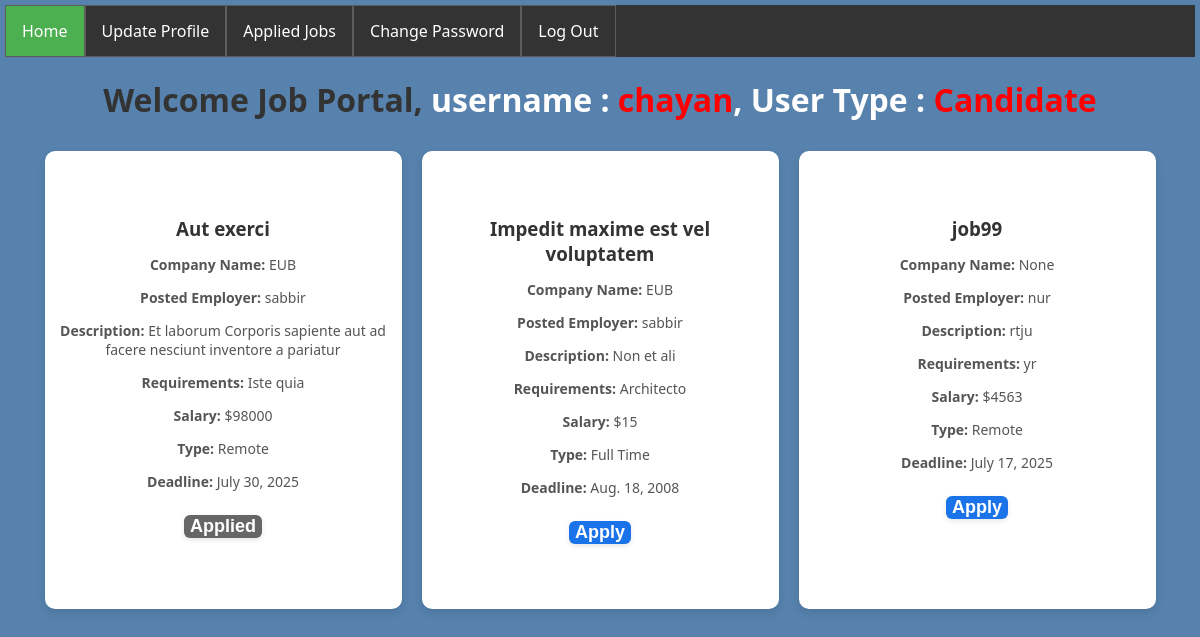
Before: / (signed in) with the older database file.
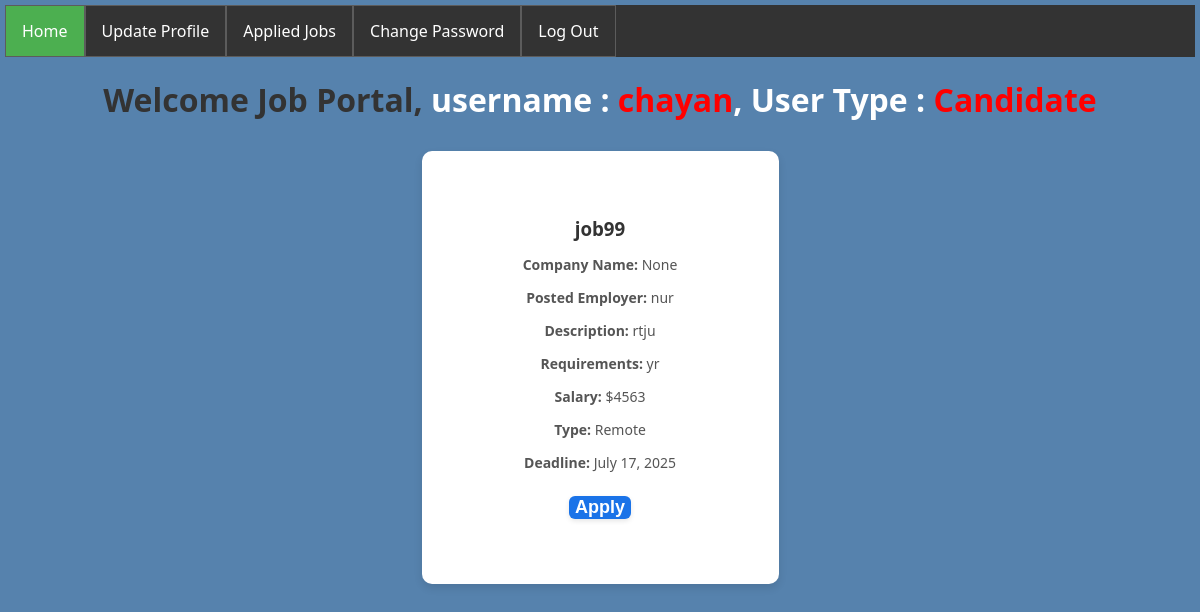
After: the same page with the newer database file.
### users_auth_app/models.py (models this page shows)
class customUserModel(AbstractUser):
    USERTYPE = [
        ('Admin','Admin'),
        ('Employer','Employer'),
        ('Candidate','Candidate')
    ]
    phone = models.CharField(max_length = 100, null = True)
    userTypes = models.CharField(choices = USERTYPE, max_length = 100, null = True)

### employer_app/models.py (models this page shows)
class jobModel(models.Model):
    employer = models.ForeignKey(employerProfileModel, on_delete = models.CASCADE, null = True)
    title = models.CharField(max_length = 100, null = True)
    description = models.TextField(null = True)
    requirements = models.TextField(null = True)
    salary = models.IntegerField(null = True)
    TYPE = [
        ('FullTime','Full Time'),
        ('Remote','Remote'),
        ('Internship','Internship')
    ]
    jobType = models.CharField(choices = TYPE, max_length = 100, null = True)
    deadline = models.DateField(null = True)
    postedDate = models.DateTimeField(auto_now_add = True, null = True)

class employerProfileModel(models.Model):
    employerUser = models.OneToOneField(customUserModel, on_delete = models.CASCADE, null = True)
    companyName = models.CharField(max_length = 100, null = True)
    aboutConpany = models.TextField(null = True)
    conpanyLogo = models.ImageField(upload_to='static/img/logo', null = True)
    location = models.TextField(null = True)

### users_auth_app/views.py (the view)
# urls.py: path('', index, name='index'),
@login_required(login_url='logIn')
def index(req):
    all_jobs = jobModel.objects.all()
    if req.user.is_authenticated:
        if req.user.userTypes == 'Candidate':
            if candidateProfileModel.objects.filter(candidateUser=req.user):
                candidate = candidateProfileModel.objects.get(candidateUser=req.user)
                jobs_with_status = []
                for job in all_jobs:
                    applied = jobApplicationModel.objects.filter(candidate=candidate, job=job).exists()
                    jobs_with_status.append({
                        'job': job,
                        'applied': applied
                    })
                context = {
                    'jobs_with_status': jobs_with_status
                }
            else:
                context = None
        else:
            context = None
    else:
        context = None
    return render(req, 'index.html', context)

### users_auth_app/templates/index.html (shortened to what this page needs)
{% extends "master.html" %}
{% block body %}
{% load static %}
<h1>Welcome Job Portal, <span style="color: #ffffff;">username : </span><span style="color: red;"> {{user.username}}<span><span style="color: #ffffff;">, User Type : </span><span style="color: red;"> {{user.userTypes}}<span></h1>
<div class="card-container" style="flex-wrap: wrap;">
    {% if user.userTypes == 'Candidate' %}
    {% for item in jobs_with_status %}
    {% if item.job.title %}
    <div class="card" style="width: 30%;">
        <div class="card-content">
            <h3>{{ item.job.title }}</h3>
            <p><strong>Company Name:</strong> {{ item.job.employer.companyName }}</p>
            <p><strong>Posted Employer:</strong> {{ item.job.employer.employerUser.username }}</p>
            <p><strong>Description:</strong> {{ item.job.description|truncatewords:20 }}</p>
            <p><strong>Requirements:</strong> {{ item.job.requirements|truncatewords:15 }}</p>
            <p><strong>Salary:</strong> ${{ item.job.salary }}</p>
            <p><strong>Type:</strong> {{ item.job.get_jobType_display }}</p>
            <p><strong>Deadline:</strong> {{ item.job.deadline }}</p>
            {% if item.applied %}
                <button disabled class="btn" style="margin-top: 10px; background-color: #666666">Applied</button>
            {% else %}
                <a href="{% url 'applyJob' item.job.id %}">
                    <button class="btn" style="margin-top: 10px;">Apply</button>
                </a>
            {% endif %}
        </div>
    </div>
    {% endif %}
    {% endfor %}
    {% endif %}
</div>
{% endblock body %}

### users_auth_app/templates/master.html (shortened to what this page needs)
<!DOCTYPE html>
<html>
    <head>
    </head>
    <body>
    {% include "nav.html" %}
    {% block body %}
    {% endblock body %}
    </body>
</html>

### users_auth_app/templates/nav.html (shortened to what this page needs)
<ul>
    <li><a href="{% url 'index' %}" class = {% if request.resolver_match.url_name == 'index' %}active{% endif %}>Home</a></li>
    {% if user.userTypes == 'Candidate' %}
    <li><a href="{% url 'candidateUpdateProfiles' %}" class = {% if request.resolver_match.url_name == 'candidateUpdateProfiles' %}active{% endif %}>Update Profile</a></li>
    <li><a href="{% url 'appliedJobs' %}" class = {% if request.resolver_match.url_name == 'appliedJobs' %}active{% endif %}>Applied Jobs</a></li>
    {% endif %}
    <li><a href="{% url 'changePassword' %}" class = {% if request.resolver_match.url_name == 'changePassword' %}active{% endif %}>Change Password</a></li>
    <li><a href="{% url 'logOut' %}" class = {% if request.resolver_match.url_name == 'logOut' %}active{% endif %}>Log Out</a></li>
</ul>

### users_auth_app/templates/master.html (style rules this page uses)
body { font-family: 'Segoe UI', sans-serif; background-color: #f5f7fa; margin: 0; padding: 0; background: #5682ad; margin: 5px; }
ul { list-style-type: none; margin: 0; padding: 0; overflow: hidden; background-color: #333; }
li { float: left; border: 1px solid rgba(255, 255, 255, 0.2); }
li a { display: block; color: white; text-align: center; padding: 14px 16px; text-decoration: none; }
a.active { background-color: #4CAF50; color: white; }

### users_auth_app/templates/index.html (style rules this page uses)
h1 { text-align: center; color: #333; }
.card-container { display: flex; gap: 20px; margin-top: 30px; justify-content: center; justify-items: center; }
.card { background: #fff; border-radius: 10px; overflow: hidden; box-shadow: 0 4px 8px rgba(0,0,0,0.1); display: flex; flex-direction: column; justify-content: space-between; width: 50%; text-align: center; padding-top: 50px; padding-bottom: 50px; }
.card-content { padding: 15px; }
.card-content h3 { margin: 0 0 10px 0; color: #333; }
.card-content p { font-size: 14px; color: #555; overflow: hidden; }
.btn { background-color: #1a73e8; color: #fff; padding: 12px, 24px; font-size: 18px; font-weight: 600; border: none; border-radius: 6px; cursor: pointer; transition: background-color 0.3s ease, box-shadow 0.2s ease; box-shadow: 0 2px 5px rgba(0, 0, 0, 0.1); }

Changed rows visible on the page:
removed jobModel: job "Aut exerci", job.employer.companyName "EUB", job.employer.employerUser.username "sabbir", job.description "Et laborum Corporis sapiente aut ad facere nesciunt inventore a pariatur", job.requirements "Iste quia", job.salary "98000", job.jobType "Remote", job.deadline "July 30, 2025", shows "Applied"
removed jobModel: job "Impedit maxime est vel voluptatem", job.employer.companyName "EUB", job.employer.employerUser.username "sabbir", job.description "Non et ali", job.requirements "Architecto", job.salary "15", job.jobType "Full Time", job.deadline "Aug. 18, 2008", shows "Apply"
